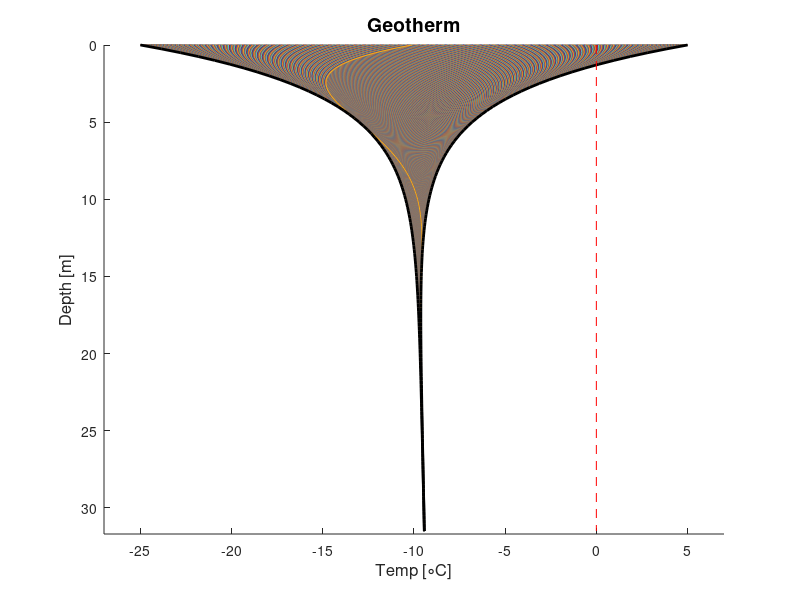

Source code (MATLAB):
%------------------------------
% GEOL 5700 
% Model the geotherm using finite difference methods (FTCS)
%------------------------------
% Franklin Hinckley
%------------------------------

%% Cleanup
clearvars
close all
clc

% Define parameters
k = 2.5; % [W/mK]
kappa = 1e-6;
rhoCp = k/kappa;
Qm = 45/1000; % [W/m^2]

% Set boundary conditions
Pyr = 3600*24*365.25; 
Pday = 86400;
dT_yr = 15;
dT_day = 0;
%dT_day = 10;
mT_yr = -10;

% Set initial conditions
dz = 0.25;
zmax = 10*sqrt(kappa*Pyr/pi); % ten characteristic depths so gradient at depth is just mantle
z = 0:dz:zmax;
Ts = mT_yr;
T = (Qm./k).*z + Ts(1); % start simulation with linear T(z) from mantle
%T = mT_yr*ones(size(z));

% Define time vector
dt = 0.75*(dz^2/(2*kappa)); % 0.75 gives margin from what is req'd for stability
tProp = 8*(3600*24*365.25);
t = 0:dt:tProp;

Ts = mT_yr + ...
        dT_yr.*sin(((2*pi.*t)/Pyr)) + dT_day.*sin(((2*pi.*t)/Pday));

%% Define analytic bounds
zStar_yr = sqrt(kappa*Pyr/pi);
zStar_day = sqrt(kappa*Pday/pi);
boundLow = T - dT_yr.*exp(-z./zStar_yr) - dT_day.*exp(-z./zStar_day);
boundHigh = T + dT_yr.*exp(-z./zStar_yr) + dT_day.*exp(-z./zStar_day);

T = T + ...
        dT_yr.*exp(-z./zStar_yr).*sin(((2*pi*(0))/Pyr) - (z./zStar_yr)) + ...
        dT_day.*exp(-z./zStar_day).*sin(((2*pi*(0))/Pday) - (z./zStar_day));

%% Main loop
TS = zeros(length(z),length(t));
TS(:,1) = T;
for ii = 1:length(t)
    % Get surface temperature at current time
    TsC = Ts(ii);
    
    % Determine temperature gradient at depth
    dTdzmax = Qm/k; %[C/m]

    % Compute temperature gradient
    dTdz = [diff(T)./dz dTdzmax];

    % Compute heat flux
    q = -k*dTdz;

    % Compute temperature rate
    dqdz = diff(q)/dz; 
    dTdt = (-1/(rhoCp))*dqdz;

    % Update temperature
    T(2:end) = T(2:end) + dTdt*dt;
    T(1) = TsC;
    
    % Save output
    TS(:,ii) = T;
end

%% Plot results
figure
hold on
plot(TS(:,7*(3600*24*365.25)/dt:end),z)
plot(boundLow,z,'-k','Linewidth',2)
plot(boundHigh,z,'-k','Linewidth',2)
plot([0 0],[min(z) max(z)],'--r')
%plot([min(T(:))-2 max(T(:))+2],[z(zInd) z(zInd)],'--k')
hold off
%text(min(boundLow)-1,z(zInd)-0.5,zStr)
xlim([min(boundLow)-2 max(boundHigh)+2])
ylim([0 zmax])
set(gca,'Ydir','reverse')
title('Geotherm','Fontsize',14)
ylabel('Depth [m]','Fontsize',12)
xlabel('Temp [\circC]','Fontsize',12)

% Animation
% figure
% for ii = 1:length(t)
%     plot(TS(:,ii),z,'b')
%     hold on
%     plot(boundLow,z,'-k')
%     plot(boundHigh,z,'-k')
%     plot([0 0],[min(z) max(z)],'r')
%     hold off
%     xlim([min(TS(:))-2 max(TS(:))+2])
%     ylim([0 zmax])
%     set(gca,'Ydir','reverse')
%     title('Geotherm','Fontsize',14)
%     ylabel('Depth [m]','Fontsize',12)
%     xlabel('Temp [\circC]','Fontsize',12)
% %    M(:,ii) = getframe(gcf);
%     pause(0.01)    
% end


